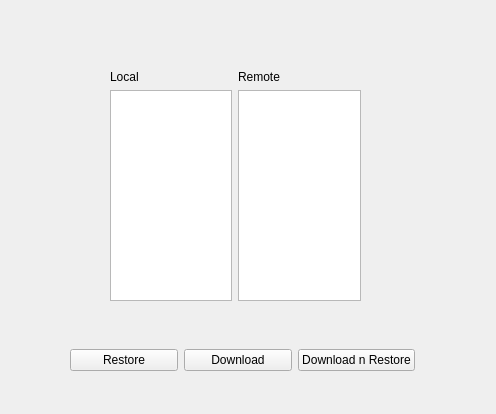
<?xml version="1.0" encoding="UTF-8"?>
<ui version="4.0">
 <class>Form</class>
 <widget class="QWidget" name="Form">
  <property name="geometry">
   <rect>
    <x>0</x>
    <y>0</y>
    <width>496</width>
    <height>414</height>
   </rect>
  </property>
  <property name="windowTitle">
   <string>Form</string>
  </property>
  <widget class="QWidget" name="gridLayoutWidget">
   <property name="geometry">
    <rect>
     <x>110</x>
     <y>70</y>
     <width>251</width>
     <height>231</height>
    </rect>
   </property>
   <layout class="QGridLayout" name="gridLayout">
    <item row="1" column="0">
     <widget class="QListWidget" name="listWidget"/>
    </item>
    <item row="1" column="1">
     <widget class="QListView" name="listView"/>
    </item>
    <item row="0" column="0">
     <widget class="QLabel" name="label">
      <property name="text">
       <string>Local</string>
      </property>
     </widget>
    </item>
    <item row="0" column="1">
     <widget class="QLabel" name="label_2">
      <property name="text">
       <string>Remote</string>
      </property>
     </widget>
    </item>
   </layout>
  </widget>
  <widget class="QWidget" name="horizontalLayoutWidget">
   <property name="geometry">
    <rect>
     <x>70</x>
     <y>320</y>
     <width>345</width>
     <height>80</height>
    </rect>
   </property>
   <layout class="QHBoxLayout" name="horizontalLayout">
    <item>
     <widget class="QPushButton" name="pushButton">
      <property name="text">
       <string>Restore</string>
      </property>
     </widget>
    </item>
    <item>
     <widget class="QPushButton" name="pushButton_2">
      <property name="text">
       <string>Download</string>
      </property>
     </widget>
    </item>
    <item>
     <widget class="QPushButton" name="pushButton_3">
      <property name="text">
       <string>Download n Restore</string>
      </property>
     </widget>
    </item>
   </layout>
  </widget>
 </widget>
 <resources/>
 <connections/>
</ui>
